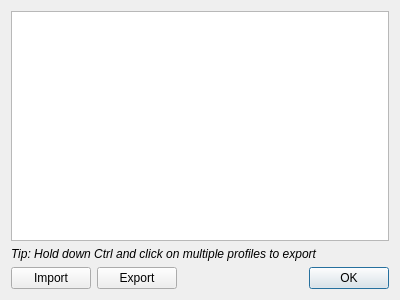
<?xml version="1.0" encoding="UTF-8"?>
<ui version="4.0">
 <class>KbProfileDialog</class>
 <widget class="QDialog" name="KbProfileDialog">
  <property name="geometry">
   <rect>
    <x>0</x>
    <y>0</y>
    <width>400</width>
    <height>300</height>
   </rect>
  </property>
  <property name="focusPolicy">
   <enum>Qt::ClickFocus</enum>
  </property>
  <property name="windowTitle">
   <string>Keyboard Profiles</string>
  </property>
  <layout class="QVBoxLayout" name="verticalLayout">
   <item>
    <widget class="RListWidget" name="profileList">
     <property name="contextMenuPolicy">
      <enum>Qt::CustomContextMenu</enum>
     </property>
     <property name="frameShadow">
      <enum>QFrame::Plain</enum>
     </property>
     <property name="selectionMode">
      <enum>QAbstractItemView::ExtendedSelection</enum>
     </property>
     <property name="iconSize">
      <size>
       <width>24</width>
       <height>24</height>
      </size>
     </property>
    </widget>
   </item>
   <item>
    <widget class="QLabel" name="exportTip">
     <property name="font">
      <font>
       <pointsize>9</pointsize>
       <italic>true</italic>
      </font>
     </property>
     <property name="text">
      <string>Tip: Hold down Ctrl and click on multiple profiles to export</string>
     </property>
    </widget>
   </item>
   <item>
    <layout class="QHBoxLayout" name="horizontalLayout_2">
     <item>
      <widget class="QPushButton" name="importButton">
       <property name="text">
        <string>Import</string>
       </property>
       <property name="autoDefault">
        <bool>false</bool>
       </property>
      </widget>
     </item>
     <item>
      <widget class="QPushButton" name="exportButton">
       <property name="text">
        <string>Export</string>
       </property>
      </widget>
     </item>
     <item>
      <spacer name="horizontalSpacer">
       <property name="orientation">
        <enum>Qt::Horizontal</enum>
       </property>
       <property name="sizeHint" stdset="0">
        <size>
         <width>40</width>
         <height>20</height>
        </size>
       </property>
      </spacer>
     </item>
     <item>
      <widget class="QDialogButtonBox" name="buttonBox">
       <property name="sizePolicy">
        <sizepolicy hsizetype="Minimum" vsizetype="Fixed">
         <horstretch>0</horstretch>
         <verstretch>0</verstretch>
        </sizepolicy>
       </property>
       <property name="orientation">
        <enum>Qt::Horizontal</enum>
       </property>
       <property name="standardButtons">
        <set>QDialogButtonBox::Ok</set>
       </property>
      </widget>
     </item>
    </layout>
   </item>
  </layout>
 </widget>
 <customwidgets>
  <customwidget>
   <class>RListWidget</class>
   <extends>QListWidget</extends>
   <header>rlistwidget.h</header>
  </customwidget>
 </customwidgets>
 <tabstops>
  <tabstop>profileList</tabstop>
 </tabstops>
 <resources/>
 <connections>
  <connection>
   <sender>buttonBox</sender>
   <signal>rejected()</signal>
   <receiver>KbProfileDialog</receiver>
   <slot>reject()</slot>
   <hints>
    <hint type="sourcelabel">
     <x>316</x>
     <y>260</y>
    </hint>
    <hint type="destinationlabel">
     <x>286</x>
     <y>274</y>
    </hint>
   </hints>
  </connection>
  <connection>
   <sender>buttonBox</sender>
   <signal>accepted()</signal>
   <receiver>KbProfileDialog</receiver>
   <slot>accept()</slot>
   <hints>
    <hint type="sourcelabel">
     <x>248</x>
     <y>254</y>
    </hint>
    <hint type="destinationlabel">
     <x>157</x>
     <y>274</y>
    </hint>
   </hints>
  </connection>
 </connections>
</ui>
